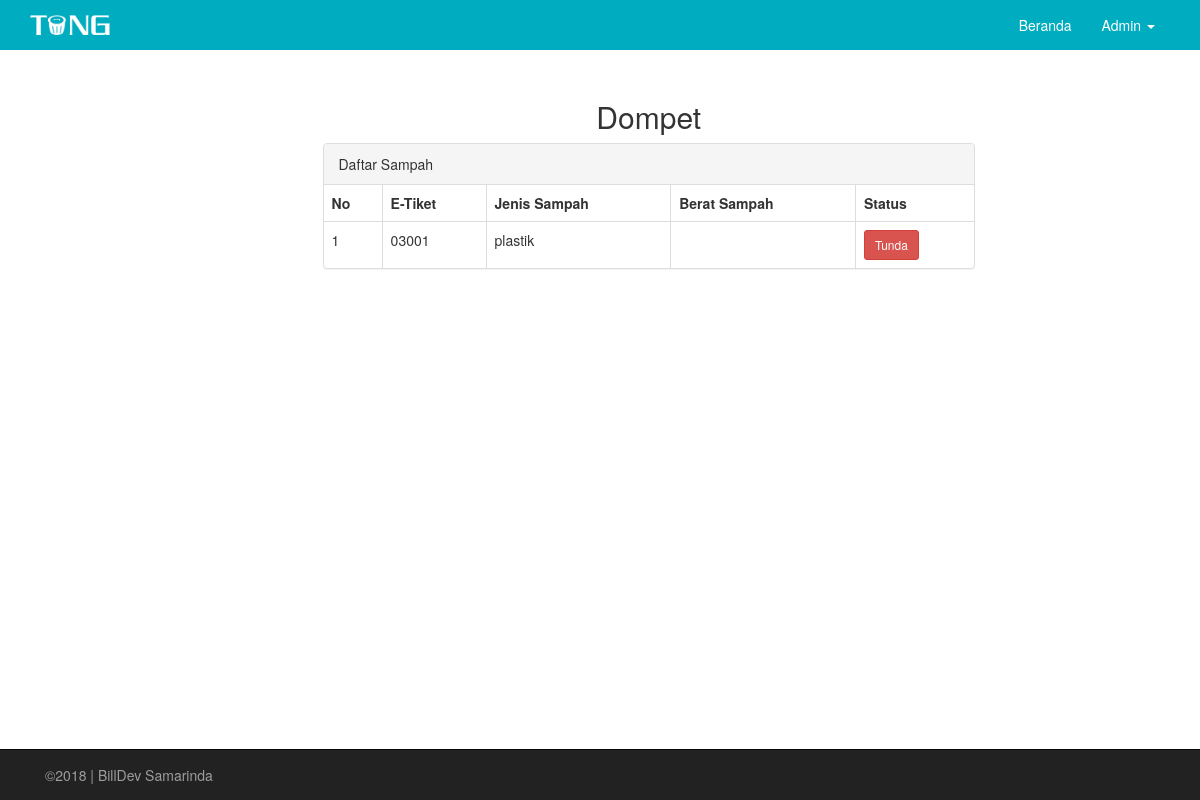
Page /driver/dompet.php (signed in) on the earlier database version.
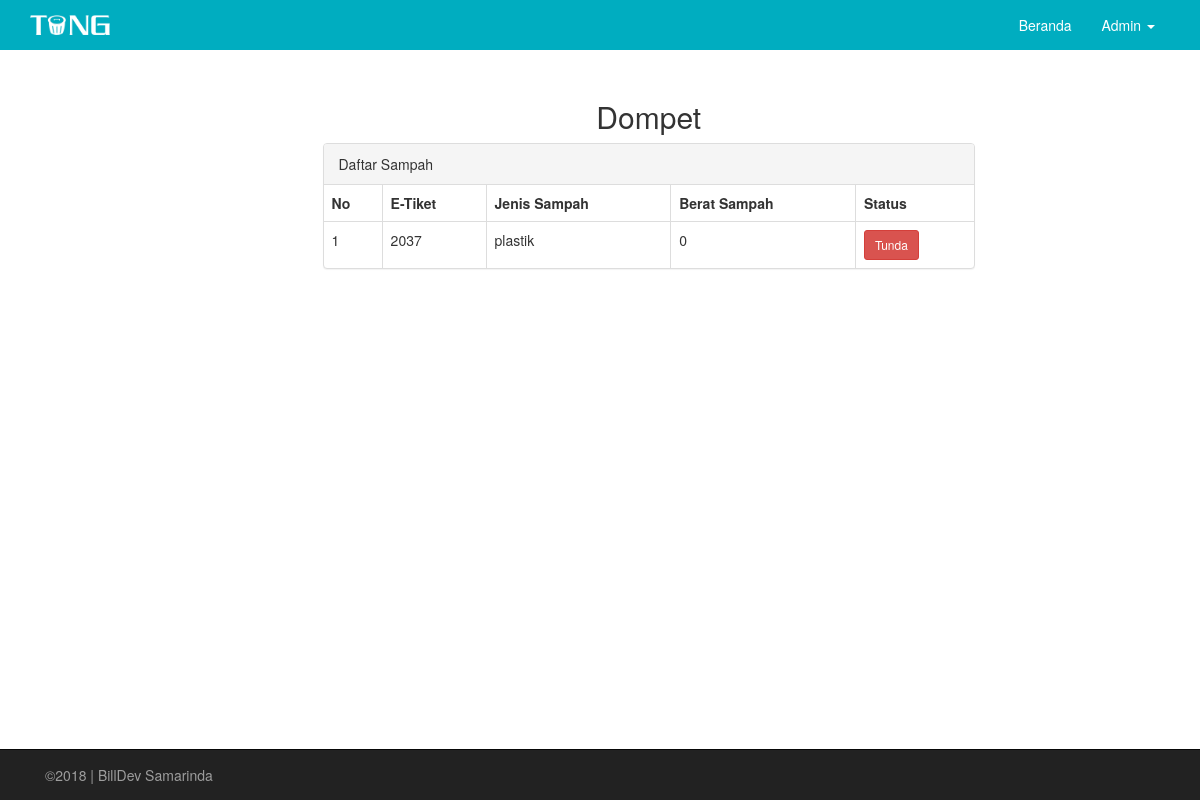
Same page on the later database version.
### tables this page shows
CREATE TABLE IF NOT EXISTS `user` (
`id_user` int(10) NOT NULL,
  `uniq` varchar(50) NOT NULL DEFAULT '0',
  `username` varchar(50) DEFAULT NULL,
  `password` varchar(50) NOT NULL,
  `level` int(1) NOT NULL
);

CREATE TABLE IF NOT EXISTS `data_sampah` (
`id_sampah` int(10) NOT NULL,
  `id_user` int(10) NOT NULL,
  `id_kat` int(10) DEFAULT NULL,
  `id_driver` int(10) DEFAULT NULL,
  `ket` text,
  `etiket` text,
  `berat` int(11) DEFAULT NULL,
  `status` int(1) DEFAULT NULL
);

CREATE TABLE IF NOT EXISTS `kategori` (
`id_kat` int(10) NOT NULL,
  `nama_kat` varchar(100) DEFAULT NULL,
  `harga_kat` int(20) DEFAULT NULL
);

### core/helper.php (called while the page is built, shortened)
<?php
if(isset($_SESSION['id'])){
	$id=$_SESSION['id'];
}

### driver/dompet.php (the view)
<?php include 'header.php' ?>
<div class="container">
	<div class="row">
		<div class="col-md-7 col-md-offset-3" style="margin-top: 30px">
			<h2 class="text-center">Dompet</h2>
			<div class="panel panel-default">
			  <div class="panel-heading">Daftar Sampah</div>
			  <table class="table table-bordered">
			    <tr>
			    	<th>No</th>
			    	<th>E-Tiket</th>
			    	<th>Jenis Sampah</th>
			    	<th>Berat Sampah</th>
			    	<th>Status</th>
			    </tr>
<?php
$no=0;
$s_sampah = "SELECT * FROM data_sampah,kategori WHERE data_sampah.id_kat=kategori.id_kat ";
$q_sampah = mysqli_query($conn,$s_sampah);
while ($td = mysqli_fetch_assoc($q_sampah)){
$no++;
?>
			    <tr>
			    	<td><?php echo $no; ?></td>
			    	<td><?php echo $td['etiket']; ?></td>
			    	<td><?php echo $td['nama_kat']; ?></td>
			    	<td><?php echo $td['berat']; ?></td>
			    	<td><?php
			    	$st=$td['status'];
			    	if($st==0){
			    		echo "<button class='btn btn-danger btn-sm'>Tunda</button>";
			    	}else{
			    		echo "<button class='btn btn-primary btn-sm'>Diterima</button>";
			    	}
			    	?></td>
			    </tr>
<?php
}
?>
			  </table>
			</div>
		</div>
	</div>
</div>
<?php include 'footer.php' ?>

### driver/header.php (shortened to what this page needs)
<?php
include '../core/helper.php' ;
include '../core/koneksi.php' ;
$s_usr = "SELECT * FROM user WHERE id_user=$id";
$q_usr = mysqli_query($conn,$s_usr);
$td = mysqli_fetch_assoc($q_usr);
$usr=ucfirst($td['username']);
?>
<!DOCTYPE html>
<html lang="en">
<head>
	<link href="../pustaka/css/bootstrap.min.css" rel="stylesheet">
	<link href="../pustaka/css/tema.css" rel="stylesheet">
</head>
<body>
<nav id="custom-bootstrap-menu" class="navbar navbar-default" style="margin-bottom: 0px;">
  <div class="container">
    <div class="navbar-header">
      <a class="navbar-brand" href="#"><img width="80px" src="../image/logo-tong3.png"></a>
    </div>
    <div class="collapse navbar-collapse" id="bs-example-navbar-collapse-1">
      <ul class="nav navbar-nav navbar-right">
        <li><a href="index.php">Beranda</a></li>
        <li class="dropdown">
          <a href="#" class="dropdown-toggle" data-toggle="dropdown" role="button" aria-haspopup="true" aria-expanded="false"><?php echo $usr;  ?> <span class="caret"></span></a>
        </li>
      </ul>
    </div>
  </div>
</nav>

### driver/footer.php (shortened to what this page needs)
<nav class="navbar navbar-inverse navbar-fixed-bottom" style="border-radius: 0px; margin-bottom: 0px;">
<div class="container">
	<p class="navbar-text">&copy;2018 | BillDev Samarinda</p>
</div>
</nav>
</body>
</html>

### pustaka/css/tema.css (style rules this page uses)
#custom-bootstrap-menu.navbar-default .navbar-brand { color: rgba(255, 255, 255, 1); }
#custom-bootstrap-menu.navbar-default { font-size: 14px; background-color: rgba(0, 173, 192, 1); border-width: 0px; border-radius: 0px; }
#custom-bootstrap-menu.navbar-default .navbar-nav>li>a { color: rgba(255, 255, 255, 1); background-color: rgba(0, 173, 192, 1); }

Differences in the rows shown:
removed data_sampah: etiket "03001", id_kat.nama_kat "plastik", status "Tunda"
added data_sampah: etiket "2037", id_kat.nama_kat "plastik", berat "0", status "Tunda"
